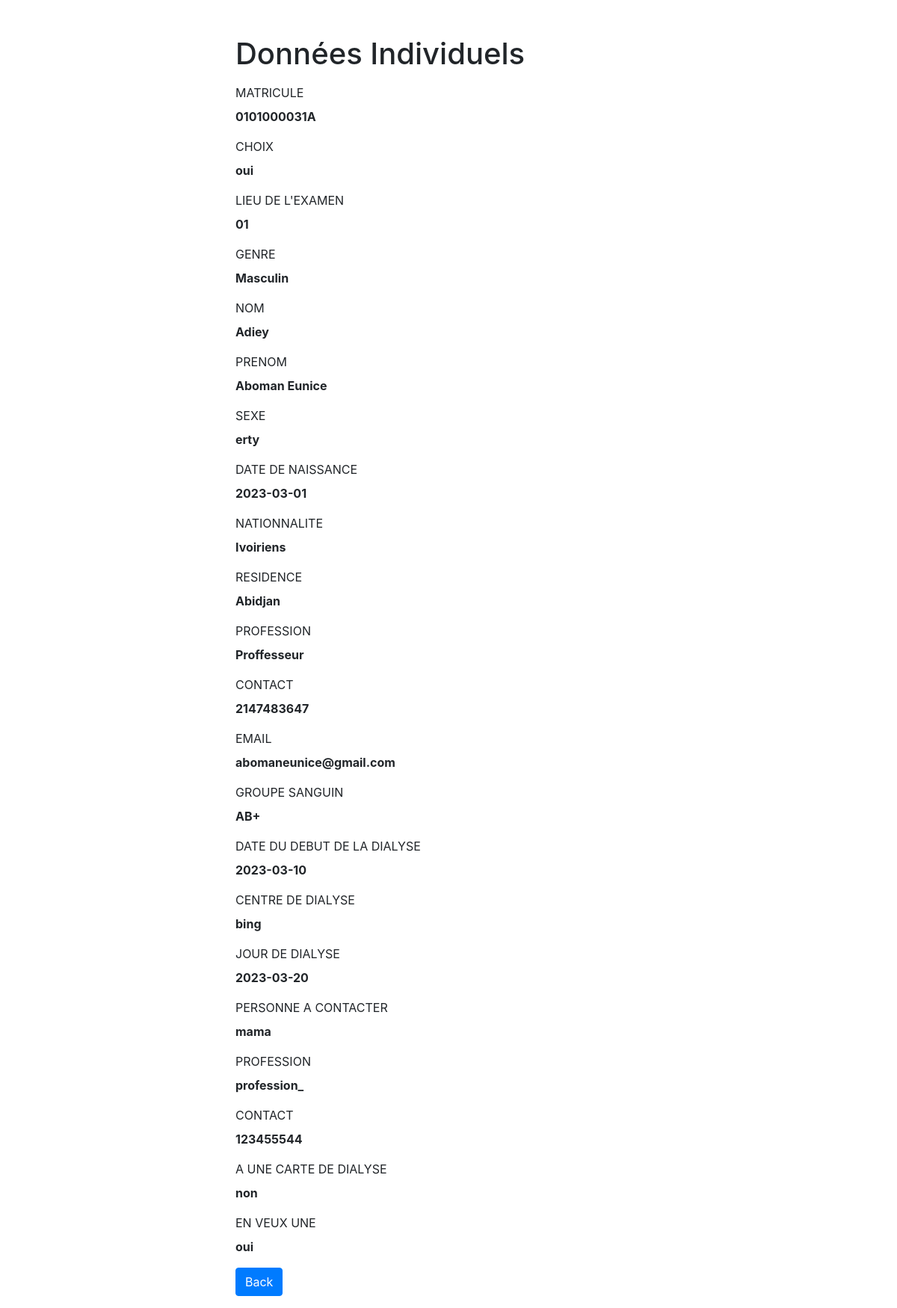
Screenshot of /search.php?id=31 with the database file from the repository.
### tables this page shows
CREATE TABLE `formulaire` (
  `image` varchar(255) NOT NULL,
  `id` int(11) NOT NULL,
  `choix` text NOT NULL,
  `lieu_de_examen` text NOT NULL,
  `genre` text NOT NULL,
  `nom` text NOT NULL,
  `prenom` text NOT NULL,
  `sexe` text NOT NULL,
  `date_de_naissance` date NOT NULL,
  `nationalite` text NOT NULL,
  `residence` text NOT NULL,
  `profession` text NOT NULL,
  `contact` int(11) NOT NULL,
  `email` text NOT NULL,
  `groupe_sanguin` text NOT NULL,
  `date_du_debut_de_la_dialyse` date NOT NULL,
  `centre_de_dialyse` text NOT NULL,
  `jour_de_dialyse` date NOT NULL,
  `personne_a_contacter` text NOT NULL,
  `profession_` text NOT NULL,
  `contact_` int(11) NOT NULL,
  `a_une_carte_de_dialyse` text NOT NULL,
  `en_veux_une` text NOT NULL,
  `region` varchar(50) NOT NULL,
  `centre` varchar(25) NOT NULL,
  `matricule` longtext NOT NULL
);

### search.php (the view, shortened to what this page needs)
<?php
if(isset($_GET["id"]) && !empty(trim($_GET["id"]))){
    $link = mysqli_connect(DB_SERVER, DB_USERNAME, DB_PASSWORD, DB_NAME);
    $sql = "SELECT * FROM formulaire WHERE id = ?";
    if($stmt = mysqli_prepare($link, $sql)){
        mysqli_stmt_bind_param($stmt, "i", $param_id);
        if(mysqli_stmt_execute($stmt)){
            $result = mysqli_stmt_get_result($stmt);
            if(mysqli_num_rows($result) == 1){
                $row = mysqli_fetch_array($result, MYSQLI_ASSOC);
            } else{
                header("location: error.php");
                exit();
            }
        } else{
            echo "Oops! Something went wrong. Please try again later.";
        }
    }
} else{
    header("location: error.php");
    exit();
}
?>
<!DOCTYPE html>
<html lang="en">
<head>
    <link rel="stylesheet" href="https://stackpath.bootstrapcdn.com/bootstrap/4.5.2/css/bootstrap.min.css">
</head>
<body>
    <div class="wrapper">
        <div class="container-fluid">
            <div class="row">
                <div class="col-md-12">
                    <h1 class="mt-5 mb-3">Données Individuels</h1>
                    <div class="form-group">
                        <label>MATRICULE</label>
                        <p><b><?php echo $row["matricule"]; ?></b></p>
                    </div>
                    <div class="form-group">
                        <label>CHOIX</label>
                        <p><b><?php echo $row["choix"]; ?></b></p>
                    </div>
                    <div class="form-group">
                        <label>LIEU DE L'EXAMEN</label>
                        <p><b><?php echo $row["lieu_de_examen"]; ?></b></p>
                    </div>
                    <div class="form-group">
                        <label>GENRE</label>
                        <p><b><?php echo $row["genre"]; ?></b></p>
                    </div> <div class="form-group">
                        <label>NOM</label>
                        <p><b><?php echo $row["nom"]; ?></b></p>
                    </div> <div class="form-group">
                        <label>PRENOM</label>
                        <p><b><?php echo $row["prenom"]; ?></b></p>
                    </div> <div class="form-group">
                        <label>SEXE</label>
                        <p><b><?php echo $row["sexe"]; ?></b></p>
                    </div> <div class="form-group">
                        <label>DATE DE NAISSANCE</label>
                        <p><b><?php echo $row["date_de_naissance"]; ?></b></p>
                    </div> <div class="form-group">
                        <label>NATIONNALITE</label>
                        <p><b><?php echo $row["nationalite"]; ?></b></p>
                    </div> <div class="form-group">
                        <label>RESIDENCE</label>
                        <p><b><?php echo $row["residence"]; ?></b></p>
                    </div>
                     <div class="form-group">
                        <label>PROFESSION</label>
                        <p><b><?php echo $row["profession"]; ?></b></p>
                    </div>
                    <div class="form-group">
                        <label>CONTACT</label>
                        <p><b><?php echo $row["contact"]; ?></b></p>
                    </div>  <div class="form-group">
                        <label>EMAIL</label>
                        <p><b><?php echo $row["email"]; ?></b></p>
                    </div>  <div class="form-group">
                        <label>GROUPE SANGUIN</label>
                        <p><b><?php echo $row["groupe_sanguin"]; ?></b></p>
                    </div>  <div class="form-group">
                        <label>DATE DU DEBUT DE LA DIALYSE</label>
                        <p><b><?php echo $row["date_du_debut_de_la_dialyse"]; ?></b></p>
                    </div>  <div class="form-group">
                        <label>CENTRE DE DIALYSE</label>
                        <p><b><?php echo $row["centre_de_dialyse"]; ?></b></p>
                    </div>  <div class="form-group">
                        <label>JOUR DE DIALYSE</label>
                        <p><b><?php echo $row["jour_de_dialyse"]; ?></b></p>
                    </div>  <div class="form-group">
                        <label>PERSONNE A CONTACTER</label>
                        <p><b><?php echo $row["personne_a_contacter"]; ?></b></p>
                    </div>
                     <div class="form-group">
                        <label>PROFESSION</label>
                        <p><b><?php echo $row["profession_"]; ?></b></p>
                    </div>
                    <div class="form-group">
                        <label>CONTACT</label>
                        <p><b><?php echo $row["contact_"]; ?></b></p>
                    </div> <div class="form-group">
                        <label>A UNE CARTE DE DIALYSE</label>
                        <p><b><?php echo $row["a_une_carte_de_dialyse"]; ?></b></p>
                    </div> <div class="form-group">
                        <label>EN VEUX UNE</label>
                        <p><b><?php echo $row["en_veux_une"]; ?></b></p>
                    </div>
                    <p><a href="search-form.php" class="btn btn-primary">Back</a></p>
                </div>
            </div>
        </div>
    </div>
</body>
</html>

### search.php (style rules this page uses)
.wrapper { width: 600px; margin: 0 auto; }

### rows the page displays
formulaire: matricule "0101000031A", choix "oui", lieu_de_examen "01", genre "Masculin", nom "Adiey", prenom "Aboman Eunice", sexe "erty", date_de_naissance "2023-03-01", nationalite "Ivoiriens", residence "Abidjan", profession "Proffesseur", contact "2147483647", email "abomaneunice@gmail.com", groupe_sanguin "AB+", date_du_debut_de_la_dialyse "2023-03-10", centre_de_dialyse "bing", jour_de_dialyse "2023-03-20", personne_a_contacter "mama", profession_ "profession_", contact_ "123455544", a_une_carte_de_dialyse "non", en_veux_une "oui"
